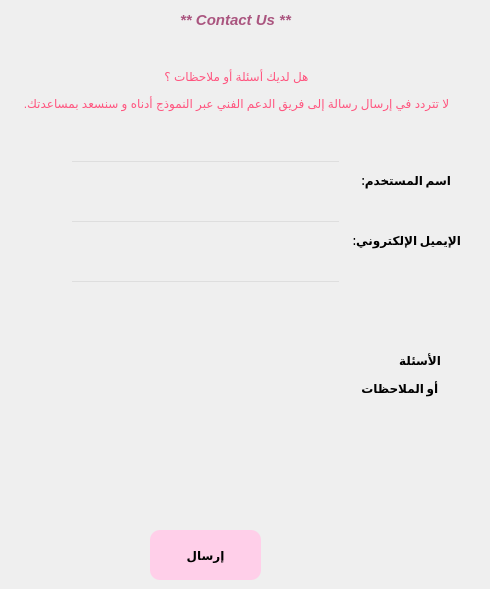
               <widget class="QWidget" name="Cpage">
                <widget class="QLineEdit" name="userNameField">
                 <property name="geometry">
                  <rect>
                   <x>70</x>
                   <y>160</y>
                   <width>271</width>
                   <height>31</height>
                  </rect>
                 </property>
                 <property name="styleSheet">
                  <string notr="true">background-color: rgb(0, 0, 0, 0);
font: 11pt &quot;Nirmala UI&quot;;
gridline-color: rgb(255, 255, 255);
border-color: rgb(255, 255, 255);</string>
                 </property>
                 <property name="text">
                  <string/>
                 </property>
                </widget>
                <widget class="QLineEdit" name="emailField">
                 <property name="geometry">
                  <rect>
                   <x>70</x>
                   <y>220</y>
                   <width>271</width>
                   <height>41</height>
                  </rect>
                 </property>
                 <property name="styleSheet">
                  <string notr="true">background-color: rgb(0, 0, 0, 0);
font: 11pt &quot;Nirmala UI&quot;;
gridline-color: rgb(255, 255, 255);
border-color: rgb(255, 255, 255);</string>
                 </property>
                 <property name="text">
                  <string/>
                 </property>
                </widget>
                <widget class="QLineEdit" name="commantField">
                 <property name="geometry">
                  <rect>
                   <x>70</x>
                   <y>280</y>
                   <width>271</width>
                   <height>221</height>
                  </rect>
                 </property>
                 <property name="styleSheet">
                  <string notr="true">background-color: rgb(0, 0, 0, 0);
font: 11pt &quot;Nirmala UI&quot;;
gridline-color: rgb(255, 255, 255);
border-color: rgb(255, 255, 255);</string>
                 </property>
                 <property name="text">
                  <string/>
                 </property>
                </widget>
                <widget class="QPushButton" name="send">
                 <property name="geometry">
                  <rect>
                   <x>150</x>
                   <y>530</y>
                   <width>111</width>
                   <height>50</height>
                  </rect>
                 </property>
                 <property name="font">
                  <font>
                   <family>Nirmala UI</family>
                   <pointsize>9</pointsize>
                   <weight>75</weight>
                   <bold>true</bold>
                  </font>
                 </property>
                 <property name="cursor">
                  <cursorShape>PointingHandCursor</cursorShape>
                 </property>
                 <property name="styleSheet">
                  <string notr="true">QPushButton:hover{
	background-color:white;
	border-top-left-radius: 10px;
	border-bottom-left-radius: 10px;
border-top-right-radius: 10px;
	border-bottom-right-radius: 10px;

}

QPushButton{
background-color: rgb(255, 207, 233);
border-color: qradialgradient(spread:pad, cx:0.5, cy:0.5, radius:0.5, fx:0.5, fy:0.5, stop:0 rgba(0, 0, 0, 0), stop:0.52 rgba(0, 0, 0, 0), stop:0.565 rgba(82, 121, 76, 33), stop:0.65 rgba(159, 235, 148, 64), stop:0.721925 rgba(255, 238, 150, 129), stop:0.77 rgba(255, 128, 128, 204), stop:0.89 rgba(191, 128, 255, 64), stop:1 rgba(0, 0, 0, 0));
border-radius:30px;
	border-top-left-radius: 10px;
	border-bottom-left-radius: 10px;
border-top-right-radius: 10px;
	border-bottom-right-radius: 10px;

}</string>
                 </property>
                 <property name="text">
                  <string>إرسال</string>
                 </property>
                </widget>
                <widget class="QLabel" name="label_9">
                 <property name="geometry">
                  <rect>
                   <x>350</x>
                   <y>170</y>
                   <width>101</width>
                   <height>20</height>
                  </rect>
                 </property>
                 <property name="font">
                  <font>
                   <family>Arial Narrow</family>
                   <pointsize>9</pointsize>
                   <weight>75</weight>
                   <bold>true</bold>
                  </font>
                 </property>
                 <property name="text">
                  <string>اسم المستخدم: </string>
                 </property>
                </widget>
                <widget class="QLabel" name="label_10">
                 <property name="geometry">
                  <rect>
                   <x>350</x>
                   <y>230</y>
                   <width>111</width>
                   <height>20</height>
                  </rect>
                 </property>
                 <property name="font">
                  <font>
                   <family>Arial Narrow</family>
                   <pointsize>9</pointsize>
                   <weight>75</weight>
                   <bold>true</bold>
                  </font>
                 </property>
                 <property name="text">
                  <string>الإيميل الإلكتروني: </string>
                 </property>
                </widget>
                <widget class="QLabel" name="label_4">
                 <property name="geometry">
                  <rect>
                   <x>-4</x>
                   <y>50</y>
                   <width>481</width>
                   <height>81</height>
                  </rect>
                 </property>
                 <property name="text">
                  <string>&lt;html&gt;&lt;head/&gt;&lt;body&gt;&lt;p align=&quot;center&quot;&gt;&lt;span style=&quot; font-size:9pt; color:#ff557f;&quot;&gt;هل لديك أسئلة أو ملاحظات ؟&lt;/span&gt;&lt;/p&gt;&lt;p align=&quot;center&quot;&gt;&lt;span style=&quot; font-size:9pt; color:#ff557f;&quot;&gt;.لا تتردد في إرسال رسالة إلى فريق الدعم الفني عبر النموذج أدناه و سنسعد بمساعدتك&lt;/span&gt;&lt;/p&gt;&lt;/body&gt;&lt;/html&gt;</string>
                 </property>
                </widget>
                <widget class="QLabel" name="label_18">
                 <property name="geometry">
                  <rect>
                   <x>350</x>
                   <y>340</y>
                   <width>91</width>
                   <height>71</height>
                  </rect>
                 </property>
                 <property name="font">
                  <font>
                   <family>Arial Narrow</family>
                   <pointsize>11</pointsize>
                   <weight>75</weight>
                   <bold>true</bold>
                  </font>
                 </property>
                 <property name="text">
                  <string>&lt;html&gt;&lt;head/&gt;&lt;body&gt;&lt;p align=&quot;right&quot;&gt;&lt;span style=&quot; font-size:9pt;&quot;&gt;الأسئلة&lt;/span&gt;&lt;/p&gt;&lt;p align=&quot;right&quot;&gt;&lt;span style=&quot; font-size:9pt;&quot;&gt;أو الملاحظات &lt;/span&gt;&lt;/p&gt;&lt;/body&gt;&lt;/html&gt;</string>
                 </property>
                </widget>
                <widget class="QLabel" name="label_5">
                 <property name="geometry">
                  <rect>
                   <x>0</x>
                   <y>10</y>
                   <width>471</width>
                   <height>20</height>
                  </rect>
                 </property>
                 <property name="text">
                  <string>&lt;html&gt;&lt;head/&gt;&lt;body&gt;&lt;p align=&quot;center&quot;&gt;&lt;span style=&quot; font-size:11pt; font-weight:600; font-style:italic; color:#aa557f;&quot;&gt;** Contact Us **&lt;/span&gt;&lt;/p&gt;&lt;/body&gt;&lt;/html&gt;</string>
                 </property>
                </widget>
               </widget>
